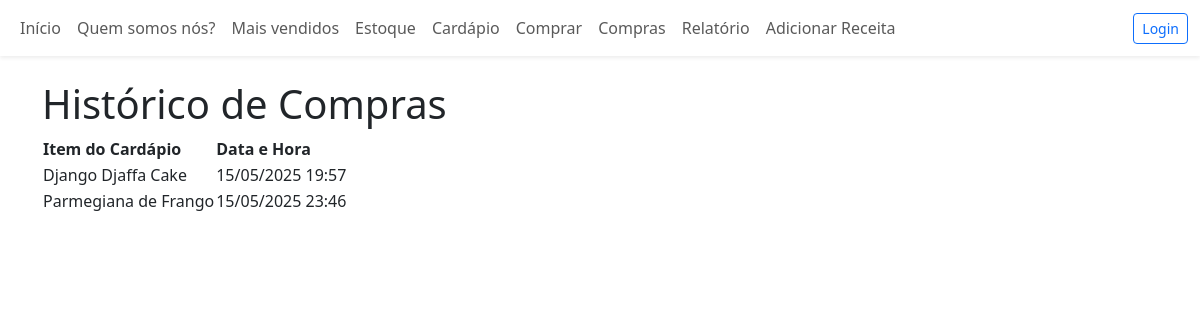
Page /inventory/purchases/ on the earlier database version.
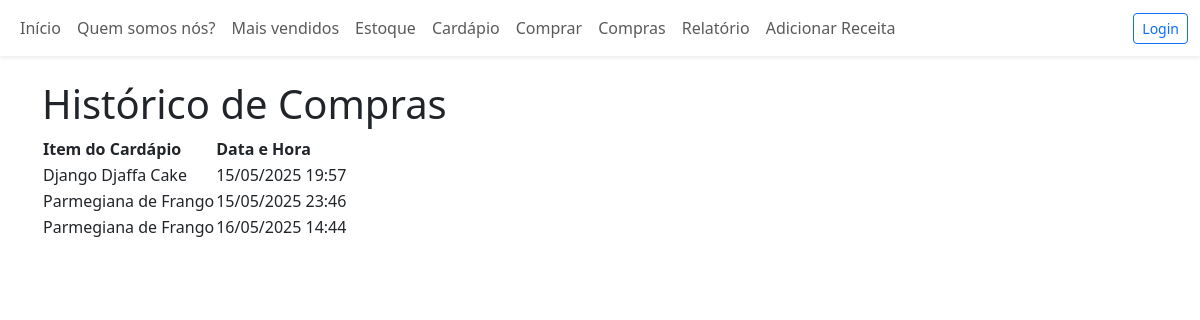
Same page on the later database version.
### inventory/models.py (models this page shows, shortened)
class Purchase(models.Model):
    menu_item = models.ForeignKey(MenuItem, on_delete=models.CASCADE)
    timestamp = models.DateTimeField(auto_now_add=True)

class MenuItem(models.Model):
    title = models.CharField(max_length=100, unique=True)
    price = models.DecimalField(max_digits=8, decimal_places=2)
    image = models.ImageField(upload_to='menu/', null=True, blank=True)

### inventory/views.py (the view)
# urls.py: path('purchases/', PurchaseListView.as_view(), name='purchases'),
class PurchaseListView(ListView):
    model = Purchase
    template_name = 'inventory/purchases.html'
    context_object_name = 'purchases'

### inventory/templates/inventory/purchases.html (shortened to what this page needs)
{% extends "inventory/base.html" %}
{% block content %}
  <h1>Histórico de Compras</h1>
  <table>
    <thead>
      <tr>
        <th>Item do Cardápio</th>
        <th>Data e Hora</th>
      </tr>
    </thead>
    <tbody>
      {% for purchase in purchases %}
      <tr>
        <td>{{ purchase.menu_item.title }}</td>
        <td>{{ purchase.timestamp|date:"d/m/Y H:i" }}</td>
      </tr>
      {% empty %}
      <tr><td colspan="2">Nenhuma compra registrada.</td></tr>
      {% endfor %}
    </tbody>
  </table>
{% endblock %}

Differences in the rows shown:
added Purchase: menu_item "Parmegiana de Frango", timestamp "16/05/2025 14:44"
